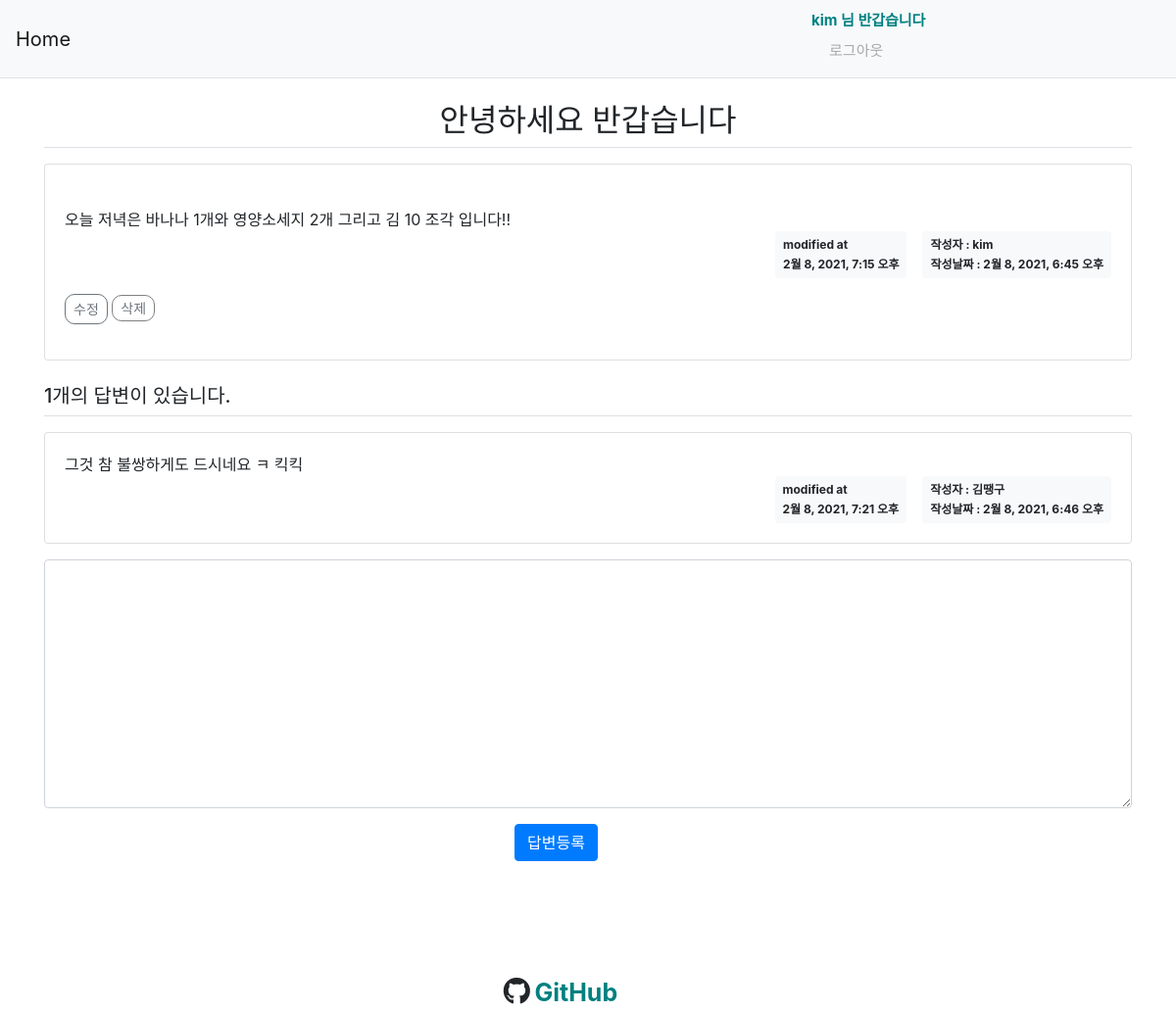
Screenshot of /232/ (signed in) with the database file from the repository.
### pybo/models.py (models this page shows, shortened)
class Question(models.Model):
    subject = models.CharField(max_length=200)  # 최대 200자 까지 입력 가능
    content = models.TextField()
    create_date = models.DateTimeField()
    photo = models.ImageField(upload_to="photo")
    author = models.ForeignKey(
        User, on_delete=models.CASCADE, null=True
    )  # 계정이 삭제되면 연결된 질문 데이터 삭제
    modify_date = models.DateTimeField(null=True, blank=True)

class Answer(models.Model):
    question = models.ForeignKey(Question, on_delete=models.CASCADE)
    content = models.TextField()
    create_date = models.DateTimeField()
    author = models.ForeignKey(
        User, on_delete=models.CASCADE, null=True
    )  # 계정이 삭제되면 연결된 질문 데이터 삭제
    modify_date = models.DateTimeField(null=True, blank=True)

### pybo/views.py (the view)
# urls.py: path("<int:pk>/", views.detail, name="detail"),
def detail(request, pk):
    try:
        get_question = Question.objects.get(pk=pk)
        context = {"get_question": get_question}
    except Question.DoesNotExist:
        messages.error(request, "조회된 질문이 없습니다.")
        return redirect("pybo:index")
    return render(request, "templates/detail.html", context)

### templates/detail.html (shortened to what this page needs)
{% extends 'base.html' %}
{% load static %}
    {% block content %}
    <div class="container my-3">
        <h2 class="border-bottom py-2" style="text-align: center;"> {{get_question.subject}}</h2>
        <div class="card my-3">
            <div class="card-body">
                <div class="card-text" style="white-space: pre-line;">
                    {{get_question.content}}
                </div>
                <div class="d-flex justify-content-end">
                    {% if get_question.modify_date %}
                    <div class="badge badge-light p-2 text-left mx-3">
                        <div class="mb-2">modified at</div>
                        <div>{{ get_question.modify_date }}</div>
                    </div>
                    {% endif %}
                    <div class="badge badge-light p-2 text-left">
                        <div class="mb-2">
                            <span style="text-align: center;">작성자 :  {{ get_question.author.username }}</span>
                        </div>
                        <div>
                            <span>작성날짜 : {{ get_question.create_date }}</span>
                        </div>
                    </div>
                </div>
                {% if request.user == get_question.author %}
                        <div class="my-3">
                            <a  style="border-radius: 10px;" class="btn btn-sm btn-outline-secondary"
                            href=" {% url 'pybo:question_modify' get_question.id %} ">수정</a>
                            <a  style="border-radius: 10px; border: 1px solid gray;"
                            class="delete btn-sm btn-outline-secondary" href="#"
                            data-uri= " {% url 'pybo:question_delete' get_question.id %} " >삭제</a>
                        </div>
                    {% endif %}
            </div>
        </div>
        <h5 class="border-bottom my-3 py-2">{{get_question.answer_set.count}}개의 답변이 있습니다.</h5>
        {% for answer in get_question.answer_set.all %}
            <div class="card my-3">
                <div class="card-body" >
                    <div class="card-text" style="white-space: pre-line;"> {{answer.content}} </div>
                    <div class="d-flex justify-content-end">
                                {% if answer.modify_date %}
                                 <div class="badge badge-light p-2 text-left mx-3">
                                    <div class="mb-2">modified at</div>
                                    <div>{{ answer.modify_date }}</div>
                                 </div>
                              {% endif %}
                        <div class="badge badge-light p-2 text-left">
                            <div class="mb-2">
                                <span>작성자 : {{ answer.author.username }}</span>
                            </div>
                            <div>
                                <span>작성날짜 : {{ answer.create_date }}</span>
                            </div>
                        </div>
                    </div>
                </div>
        </div>
        {% endfor %}
    <form action=" {% url 'pybo:answer_create' get_question.id %} " method="POST" class="my-3">
        <div class="form-group">
            <textarea {% if not user.is_authenticated %}disabled{% endif %}
              name="content" id="content" class="form-control" rows="10"></textarea>
        </div>
        <input type="submit" value="답변등록" class="btn btn-primary" style="position: relative; left: 480px;">
    </form>
    {% endblock  %}

### templates/navbar.html (shortened to what this page needs)
 <nav class="navbar navbar-expand-lg navbar-light bg-light border-bottom">
    <a class="navbar-brand" href="{% url 'pybo:index' %}">Home</a>
    <div class="collapse navbar-collapse flex-grow-0" id="navbarNav">
        <ul class="navbar-nav">
            <li class="nav-item ">
                    {% if user.is_authenticated %}
                    <span style="font-weight: bold; color: teal; margin-right: 5px;
                    position: relative; left: 740px; font-size: 15px;">{{user.username}} 님 반갑습니다</span>
                    <a style="color: darkgray; position: relative; left: 750px; font-size: 15px;"class="nav-link" href=" {% url 'common:logout' %} ">  로그아웃</a>
                     {% else %}
                    <a class="nav-link" href=" {% url 'common:login' %} ">로그인</a>
                    {% endif %}
            </li>
        </ul>
    </div>
</nav>

### rows the page displays
Question: subject "안녕하세요 반갑습니다", content "오늘 저녁은 바나나 1개와 영양소세지 2개 그리고 김 10 조각 입니다!!", modify_date "2월 8, 2021, 7:15 오후", author.username "kim", create_date "2월 8, 2021, 6:45 오후", answer_set.count "1"
Answer: content "그것 참 불쌍하게도 드시네요 ㅋ 킥킥", modify_date "2월 8, 2021, 7:21 오후", author.username "김땡구", create_date "2월 8, 2021, 6:46 오후"

### other values shown
{{ user.username }} "kim"
